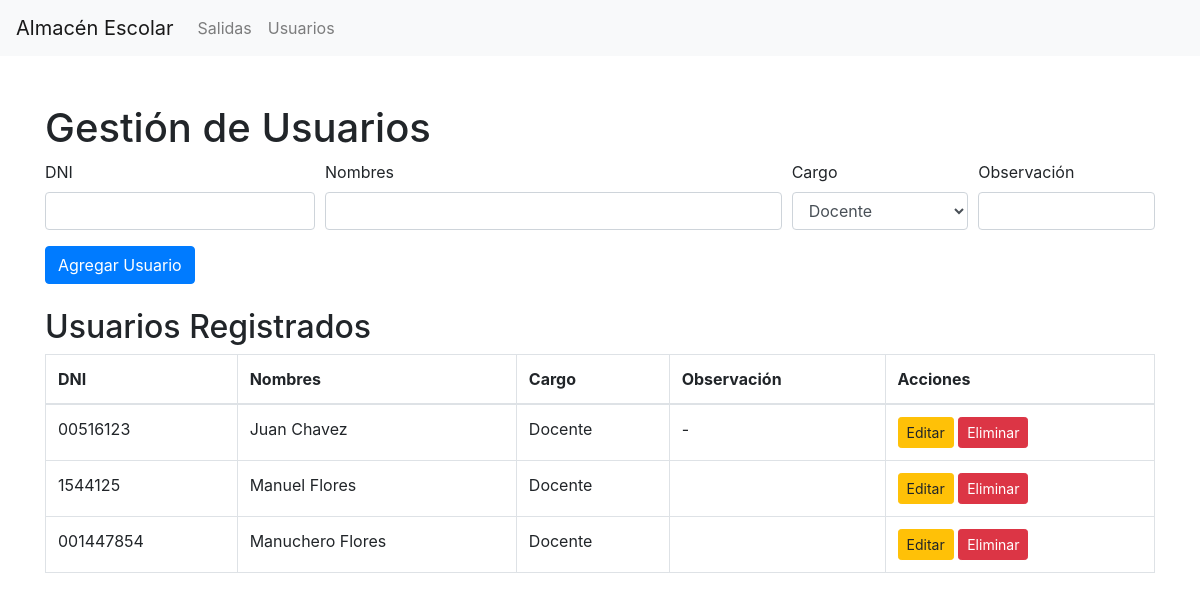
The page /usuarios on the database its author committed.
### tables this page shows
CREATE TABLE usuarios (
    dni TEXT PRIMARY KEY,
    nombres TEXT NOT NULL,
    cargo TEXT NOT NULL,
    observacion TEXT
);

### app.py (the view)
@app.route('/usuarios')
def usuarios():
    conn = sqlite3.connect('database.db')
    cursor = conn.cursor()
    cursor.execute('SELECT * FROM usuarios')
    usuarios = cursor.fetchall()
    conn.close()
    return render_template('usuarios.html', usuarios=usuarios)

### templates/usuarios.html (shortened to what this page needs)
<!DOCTYPE html>
<html lang="es">
<head>
    <link href="https://stackpath.bootstrapcdn.com/bootstrap/4.5.2/css/bootstrap.min.css" rel="stylesheet">
</head>
<body>
        <nav class="navbar navbar-expand-lg navbar-light bg-light">
            <a class="navbar-brand" href="/">Almacén Escolar</a>
            <div class="collapse navbar-collapse" id="navbarNav">
                <ul class="navbar-nav">
                    <li class="nav-item">
                        <a class="nav-link" href="/salidas">Salidas</a>
                    </li>
                    <li class="nav-item">
                        <a class="nav-link" href="/usuarios">Usuarios</a>
                    </li>
                </ul>
            </div>
        </nav>
    <div class="container">
        <h1 class="mt-5">Gestión de Usuarios</h1>
        <form action="/agregar_usuario" method="POST" class="mb-4">
            <div class="form-row">
                <div class="form-group col-md-3">
                    <label for="dni">DNI</label>
                    <input type="text" class="form-control" id="dni" name="dni" required>
                </div>
                <div class="form-group col-md-5">
                    <label for="nombres">Nombres</label>
                    <input type="text" class="form-control" id="nombres" name="nombres" required>
                </div>
                <div class="form-group col-md-2">
                    <label for="cargo">Cargo</label>
                    <select class="form-control" id="cargo" name="cargo" required>
                        <option value="Docente">Docente</option>
                    </select>
                </div>
                <div class="form-group col-md-2">
                    <label for="observacion">Observación</label>
                    <input type="text" class="form-control" id="observacion" name="observacion">
                </div>
            </div>
            <button type="submit" class="btn btn-primary">Agregar Usuario</button>
        </form>
        <h2>Usuarios Registrados</h2>
        <table class="table table-bordered">
            <thead>
                <tr>
                    <th>DNI</th>
                    <th>Nombres</th>
                    <th>Cargo</th>
                    <th>Observación</th>
                    <th>Acciones</th>
                </tr>
            </thead>
            <tbody>
                {% for usuario in usuarios %}
                <tr>
                    <td>{{ usuario[0] }}</td>
                    <td>{{ usuario[1] }}</td>
                    <td>{{ usuario[2] }}</td>
                    <td>{{ usuario[3] }}</td>
                    <td>
                        <a href="/editar_usuario/{{ usuario[0] }}" class="btn btn-warning btn-sm">Editar</a>
                        <a href="/eliminar_usuario/{{ usuario[0] }}" class="btn btn-danger btn-sm">Eliminar</a>
                    </td>
                </tr>
                {% endfor %}
            </tbody>
        </table>
    </div>
</body>
</html>

### rows shown on the page
usuarios: dni "00516123", nombres "Juan Chavez", cargo "Docente", observacion "-"
usuarios: dni "1544125", nombres "Manuel Flores", cargo "Docente"
usuarios: dni "001447854", nombres "Manuchero Flores", cargo "Docente"
